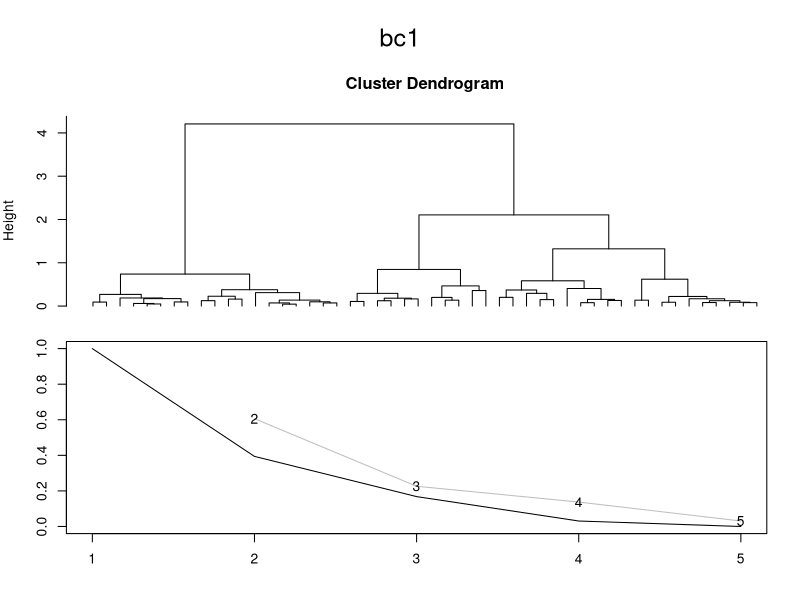

Here is the R script that generated this plot:
library(e1071)


### Name: bclust
### Title: Bagged Clustering
### Aliases: bclust hclust.bclust plot.bclust centers.bclust
###   clusters.bclust
### Keywords: multivariate cluster

### ** Examples

data(iris)
bc1 <- bclust(iris[,1:4], 3, base.centers=5)
plot(bc1)

table(clusters.bclust(bc1, 3))
centers.bclust(bc1, 3)
